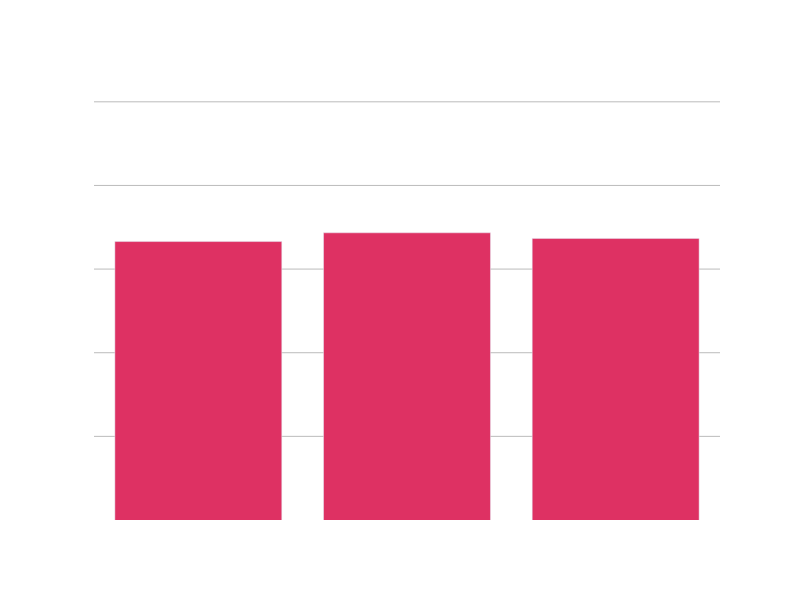

The cell this chart's notebook holds for it:
### Markdown cell above
Metryki dla XGBClassifier

### Code cell
xgbc_score_df = pd.DataFrame(data={'Score Type': ['Precision', 'Recall', 'F1 Score'], 
            'Value': [
                scores_dict['XGBClassifier (Hyper)']['precision'], 
                scores_dict['XGBClassifier (Hyper)']['recall'], 
                scores_dict['XGBClassifier (Hyper)']['f1']
                ]
            })
fig = px.bar(xgbc_score_df, x = 'Score Type', y='Value',
        width = 800,
        height = 600,
        )

fig.update_layout(
    yaxis_range=[0.95,0.961],
    yaxis_gridcolor='#bbbbbb',
    yaxis_color='white',
    xaxis_color='white',
    paper_bgcolor='rgba(0,0,0,0)', 
    plot_bgcolor='rgba(0,0,0,0)',
    font=dict(size=20)
    )
fig.update_traces(marker_color='#DE3163')
fig.show()

### Figure 1 — Plotly figure (JSON) as saved in the notebook; plotly's stock layout.template omitted (floating-point values rounded to 4 significant figures)
{"data": [{"alignmentgroup": "True", "hovertemplate": "Score Type=%{x}<br>Value=%{y}<extra></extra>", "legendgroup": "", "marker": {"color": "#DE3163", "pattern": {"shape": ""}}, "name": "", "offsetgroup": "", "orientation": "v", "showlegend": false, "textposition": "auto", "type": "bar", "x": ["Precision", "Recall", "F1 Score"], "xaxis": "x", "y": [0.9567, 0.9569, 0.9567], "yaxis": "y"}], "layout": {"barmode": "relative", "font": {"size": 20}, "height": 600, "legend": {"tracegroupgap": 0}, "margin": {"t": 60}, "paper_bgcolor": "rgba(0,0,0,0)", "plot_bgcolor": "rgba(0,0,0,0)", "width": 800, "xaxis": {"anchor": "y", "color": "white", "domain": [0, 1], "title": {"text": "Score Type"}}, "yaxis": {"anchor": "x", "color": "white", "domain": [0, 1], "gridcolor": "#bbbbbb", "range": [0.95, 0.961], "title": {"text": "Value"}}}}
